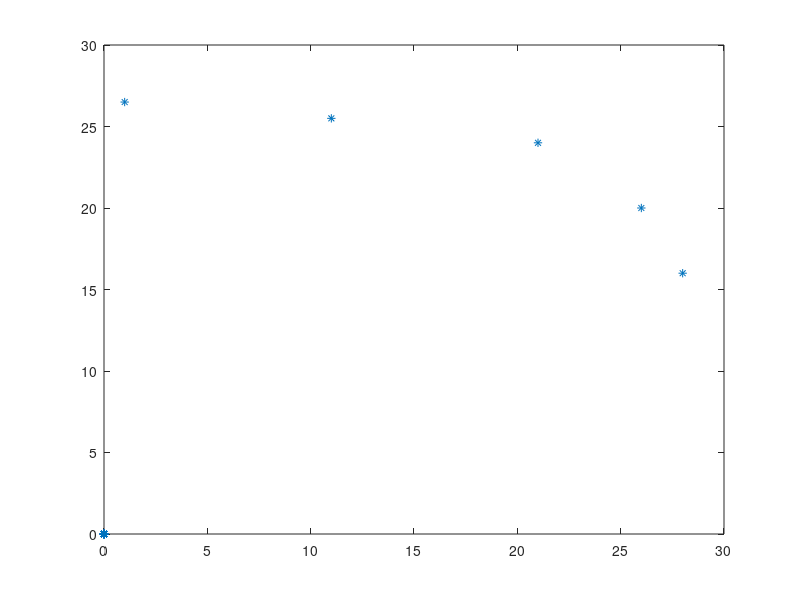

Write MATLAB code to recreate this figure.
clc
clear all
x2 = 300:-10:0;

x(1) = 1;
x(11)= 11;
x(21)= 21;
x(26)= 26;
x(28)= 28;
y(1) = 26.5;
y(11) = 25.5;
y(21) = 24;
y(26) = 20;
y(28) = 16;
plot(x,y,'*')

